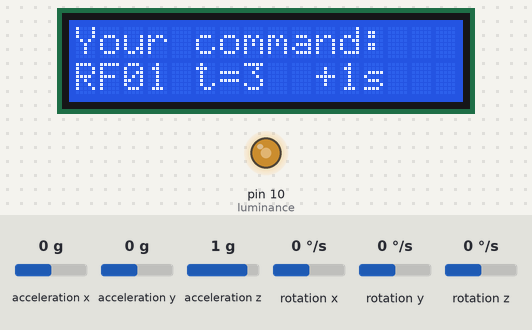
This sketch was run on a simulated Arduino Uno, built with avr-gcc and run on an emulated ATmega328P. On the bench: 16×2 character LCD, output pins drawn as LEDs (lit = HIGH). The inputs (shaded band) are chosen by the test bench; at power-on: acceleration x 0 g, acceleration y 0 g, acceleration z 1 g, rotation x 0 °/s, rotation y 0 °/s, rotation z 0 °/s. What the sketch prints to the serial monitor is not drawn.

Above: at 3.2 s.
3.3 s: acceleration x set to -1.4 g
At 5.5 s:
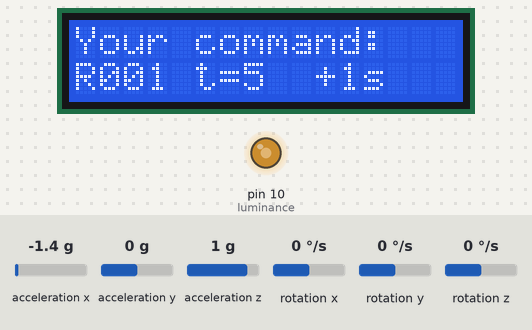
6.3 s: acceleration y set to -1.4 g
At 7.8 s:
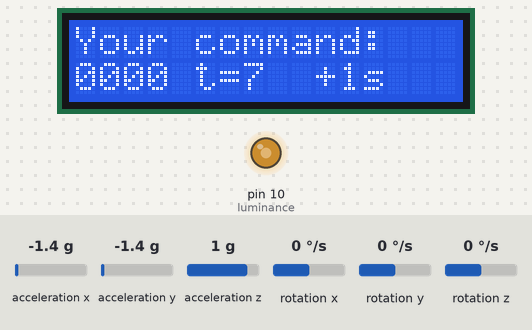
9.3 s: acceleration x set to 0.8 g
At 10.8 s:
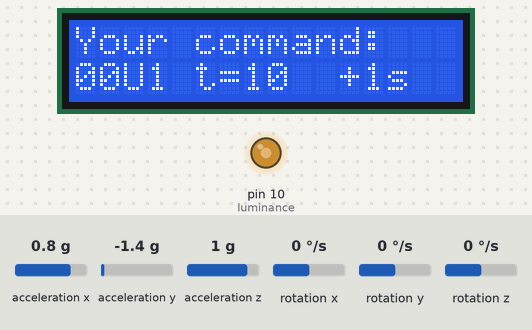
12.3 s: acceleration x set to -0.8 g
At 13.9 s:
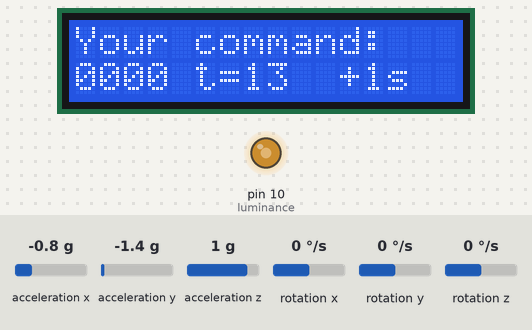
14.5 s: acceleration y set to 0 g
At 15.8 s:
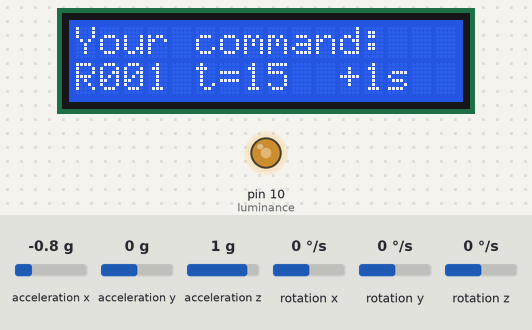
16.5 s: acceleration z set to -1.4 g
At 18.7 s:
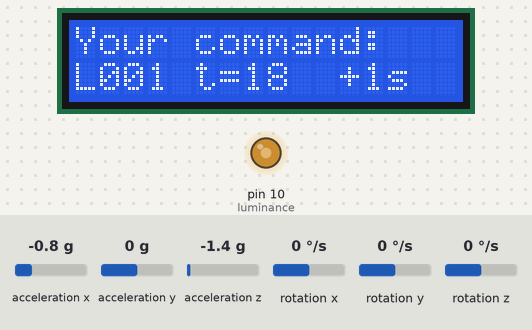
Timing chart, 0 to 20.2 s (numbered marks = the images above; inputs shaded):
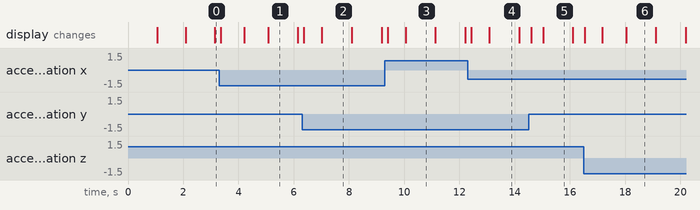

The sketch:

test_p2_transimission_final.ino
```cpp
// Arduino Wire library is required if I2Cdev I2CDEV_ARDUINO_WIRE implementation
// is used in I2Cdev.h

// I2Cdev and MPU6050 must be installed as libraries, or else the .cpp/.h files
// for both classes must be in the include path of your project

// class default I2C address is 0x68
// specific I2C addresses may be passed as a parameter here
// AD0 low = 0x68 (default for InvenSense evaluation board)
// AD0 high = 0x69

//SCL-A5 SDA-A4 ADO(hand)-7 ADO(finger)-8 GND-GND VC-3.3v
//VSS,RW-GND VDD-5v V0-10 RS-7 E-6 D4,D5,D6,D7-5,4,3,2
//A(VCC)-3.3v B(CSN)-9 C(MOSI)-11 D-NULL E(GND)-GND F(CE)-8 G(SCK)-13 H(MISO)-12

#include "I2Cdev.h"
#include "MPU6050.h"
#include "Wire.h"
#include <LiquidCrystal.h>
#include <SPI.h>
#include "Mirf.h"
#include "nRF24L01.h"
#include "MirfHardwareSpiDriver.h"

int value;

#define luminance 10

MPU6050 accelgyro(0x68);
MPU6050 accelgyro2(0x69);
LiquidCrystal lcd(7, 6, 5, 4, 3, 2);
int16_t ax_hand, ay_hand, az_hand, ax_finger, ay_finger, az_finger;
int16_t gx_hand, gy_hand, gz_hand, gx_finger, gy_finger, gz_finger;
char cmd[] = "ABCD";
bool blinkState = false;

void sensor_get();
void serial_print();
void lcd_print();
void function(int x1, int y1, int z1, int x2, int y2, int z2);
char isaction(int x1, int y1, int z1, int x2, int y2, int z2);
char UoD(int x1, int y1, int z1, int x2, int y2, int z2);
char FoB(int x1, int y1, int z1, int x2, int y2, int z2);
char LoR(int x1, int y1, int z1, int x2, int y2, int z2);
void send2boat();
void setup() {

  delay(1000);
  Wire.begin();
  pinMode(luminance, OUTPUT);
  lcd.begin(16, 2);
  lcd.print("Your command:");
  analogWrite(luminance, 140);

  Mirf.cePin = 8;                //设置CE引脚为D8
  Mirf.csnPin = 9;        //设置CE引脚为D9
  Mirf.spi = &MirfHardwareSpi;
  Mirf.init();

  Mirf.setRADDR((byte *)"SSDYW"); //设置自己的地址（发送端地址），使用5个字符
  Mirf.payload = sizeof(value);
  Mirf.channel = 90;              //设置所用信道
  Mirf.config();

  Serial.begin(38400);
  Serial.println("Initializing I2C devices...");
  accelgyro.initialize();
  delay(1000);
  accelgyro2.initialize();

  Serial.println("Testing device connections...");
  Serial.println(accelgyro.testConnection() ? "MPU6050 connection successful" : "MPU6050 connection failed");

}
void loop() {

  sensor_get(); //get value
  function(ax_hand, ay_hand, az_hand, ax_finger, ay_finger, az_finger);
  serial_print(); //print in the serial
  Serial.print('1');
  lcd_print();    // print in the lcd
  Serial.println('2');
  send2boat();
  Serial.println('3');

  delay(200);//time control
}

void send2boat() {
  Mirf.setTADDR((byte *)"WYDSS");//设置接收端地址
  value=0;
  if(cmd[0]=='L') value+=100;
  else if(cmd[0]=='R') value+=200;
  if (cmd[1]=='F') value+=10;
  else if(cmd[1]=='B') value+=20;
  if (cmd[2]=='U') value+=1;
  else if(cmd[2]=='D') value+=2;
  Serial.println(value);
  Mirf.send((byte *) &value);                //
  while(Mirf.isSending()) delay(1);         //直到发送成功，退出循环
}

void sensor_get() {
  accelgyro.getMotion6(&ax_hand, &ay_hand, &az_hand, &gx_hand, &gy_hand, &gz_hand);
  accelgyro2.getMotion6(&ax_finger, &ay_finger, &az_finger, &gx_finger, &gy_finger, &gz_finger);
}

void serial_print() {
  Serial.print("hand:");
  Serial.print("a/g:\t");
  Serial.print(ax_hand);
  Serial.print("\t");
  Serial.print(ay_hand);
  Serial.print("\t");
  Serial.print(az_hand);
  Serial.println("\t");

  Serial.print("Finger:");
  Serial.print("a/g:\t");
  Serial.print(ax_finger);
  Serial.print("\t");
  Serial.print(ay_finger);
  Serial.print("\t");
  Serial.println(az_finger);

  Serial.print("Your command is:");
  Serial.print(cmd[0]);
  Serial.print(cmd[1]);
  Serial.print(cmd[2]);
  Serial.print(cmd[3]);
  Serial.println(cmd[4]);
}

void lcd_print() {
  lcd.setCursor(0, 1);
  lcd.print(cmd[0]);
  lcd.print(cmd[1]);
  lcd.print(cmd[2]);
  lcd.print(cmd[3]);
  lcd.print(" t=");
  lcd.print(millis() / 1000);
  lcd.print("  +1s    ");

}

void function(int x1, int y1, int z1, int x2, int y2, int z2) {// x1, y1, z1 is the data of the finger sensor; x2, y2, z2 is the data of the handback sensor
  static char value[5];
  if (isaction(x1, y1, z1, x2, y2, z2) == '0') { // isaction(...) detects whether there is action. '0' for no action
    value[0] = '0'; // set all to '0'
    value[1] = '0';
    value[2] = '0';
    value[3] = '0'; // the last (No.4) digit controls whether it will move. '0' for static.
    value[4] = '\0'; // protect the string
    for (int i = 0; i < 5; i++)
      cmd[i] = value[i];
    return ;// function returns.
  }
  else if (isaction(x1, y1, z1, x2, y2, z2) == '1') {
    value[4] = '\0'; // protect the string
    value[3] = '1'; // the last digit is '1', means there is action
    if (UoD(x1, y1, z1, x2, y2, z2) == 'U') { // UoD(...) detects whether it will move up or down. 'U' for up, 'D'for down, '0' for static
      value[2] = 'U';
      value[0] = '0'; // don't move left or right
      value[1] = '0'; // don't move forward or backward
      for (int i = 0; i < 5; i++)
        cmd[i] = value[i];
      return;// when moving up or down, the airship don't move forward/ backward/ left/ right.
    }
    else if (UoD(x1, y1, z1, x2, y2, z2) == 'D') {
      value[2] = 'D';
      value[0] = '0';
      value[1] = '0';
      for (int i = 0; i < 5; i++)
        cmd[i] = value[i];
      return;
    }
    else { // the ship doesn't move up or down
      value[2] = '0'; // set the digit to '0'
      if (FoB(x1, y1, z1, x2, y2, z2) == 'F') value[1] = 'F'; // forward
      else if (FoB(x1, y1, z1, x2, y2, z2) == 'B') value[1] = 'B'; // backward
      else if (FoB(x1, y1, z1, x2, y2, z2) == '0') value[1] = '0'; // static
      if (LoR(x1, y1, z1, x2, y2, z2) == 'L') value[0] = 'L'; // left
      else if (LoR(x1, y1, z1, x2, y2, z2) == 'R') value[0] = 'R'; // right
      else if (LoR(x1, y1, z1, x2, y2, z2) == '0') value[0] = '0'; // static
      for (int i = 0; i < 5; i++)
        cmd[i] = value[i];
      return;
    }
  }
}

/**************************************************************/
// the following functions are position functions of hands. Please refer to photos.

char UoD(int x1, int y1, int z1, int x2, int y2, int z2) {
  //|x1|,|x2| are large; y1,y2,z1,z2 are small;
  //see photos
  if (x1 >= 10000 && x2 >= 10000) return 'U'; // up
  else if (x1 >= 10000 && x2 <= -10000) return 'D';// down
  else return '0';// not move up or down
}

char FoB(int x1, int y1, int z1, int x2, int y2, int z2) {
  if (x1 < -8000 || x1 > 8000) return '0'; // axis of hand won't be horizontal
  else if (z2 < 2000 && z2 > -2000) return '0'; // palm won't be vertical
  if (y1 < -13000 || y1 > 5000) return '0'; // axis of hand won't be horizontal
  else if (((z1 > 0 && z2 > 0) || (z1 < 0 && z2 < 0)) && z1 - z2 <= 3000 && z2 - z1 <= 3000) return 'F'; // palm is open --> finger and handback is in a line the same direction.
  else if (((z1 > 0 && z2 < 0) || (z1 < 0 && z2 > 0)) && z1 + z2 <= 5000 && z1 + z2 >= -4000 || (z1 < -10000 && z1 + z2 > 0) || (z1 > 17000 && z2 < -10000)) return 'B'; // palm is closed --> finger and handback is in a line opposite direction.
  else return '0';// not moving forward or backward
}

char LoR(int x1, int y1, int z1, int x2, int y2, int z2) {
  if (y1 < -11000 || y1 > 5000) return '0'; // axis of hand won't be horizontal
  else if (z1 >= 10000) return 'R'; // palm is upwards
  else if (z1 <= -12000) return 'L'; // palm is downwards
  else return '0';// not turning
}

char isaction(int x1, int y1, int z1, int x2, int y2, int z2) {
  if (UoD(x1, y1, z1, x2, y2, z2) == '0' &&
      FoB(x1, y1, z1, x2, y2, z2) == '0' &&
      LoR(x1, y1, z1, x2, y2, z2) == '0') return '0'; // not up or down or left or right or forward or backward.
  else return '1';
}
```

Measured:
- after the input at 3.3 s, the display: first changes after 0.06 s (image 1 shows a later state)
- after the input at 6.3 s, the display: first changes after 0.06 s (image 2 shows a later state)
- after the input at 9.3 s, the display: first changes after 0.10 s (image 3 shows a later state)
- after the input at 12.3 s, the display: first changes after 0.13 s (image 4 shows a later state)
- after the input at 14.5 s, the display: first changes after 0.10 s (image 5 shows a later state)
- after the input at 16.5 s, the display: first changes at once (image 6 shows a later state)
- what the display in image 1 shows lasts 1.0 s, from 5.1 s to 6.1 s
